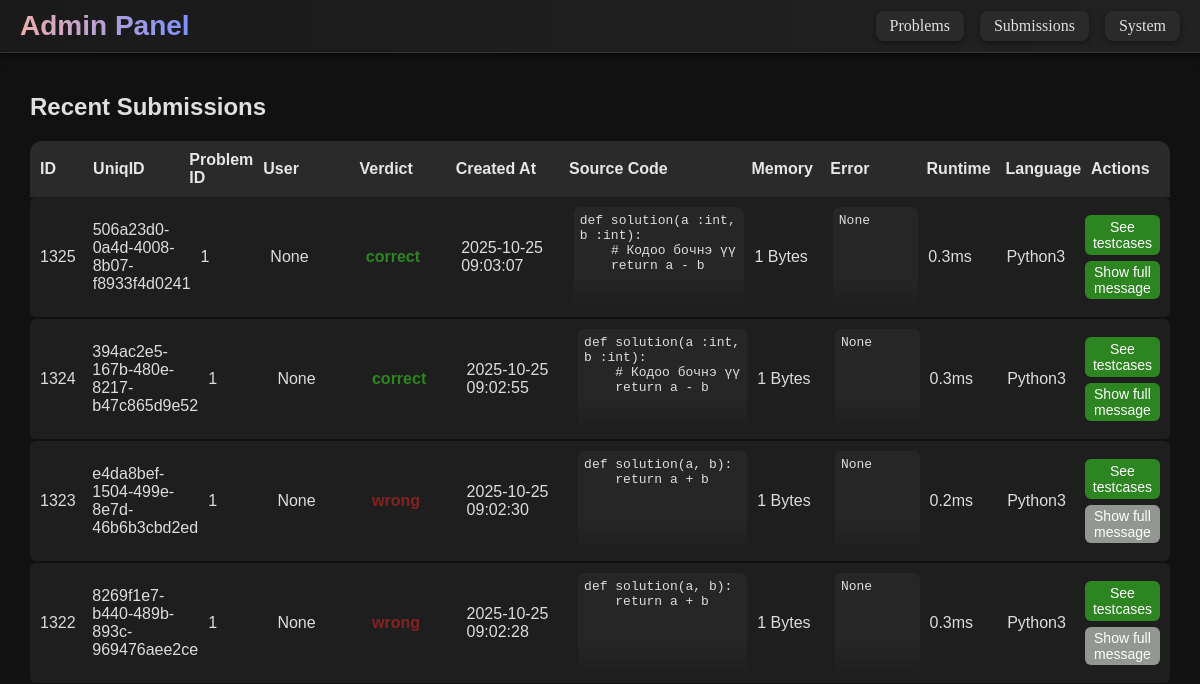
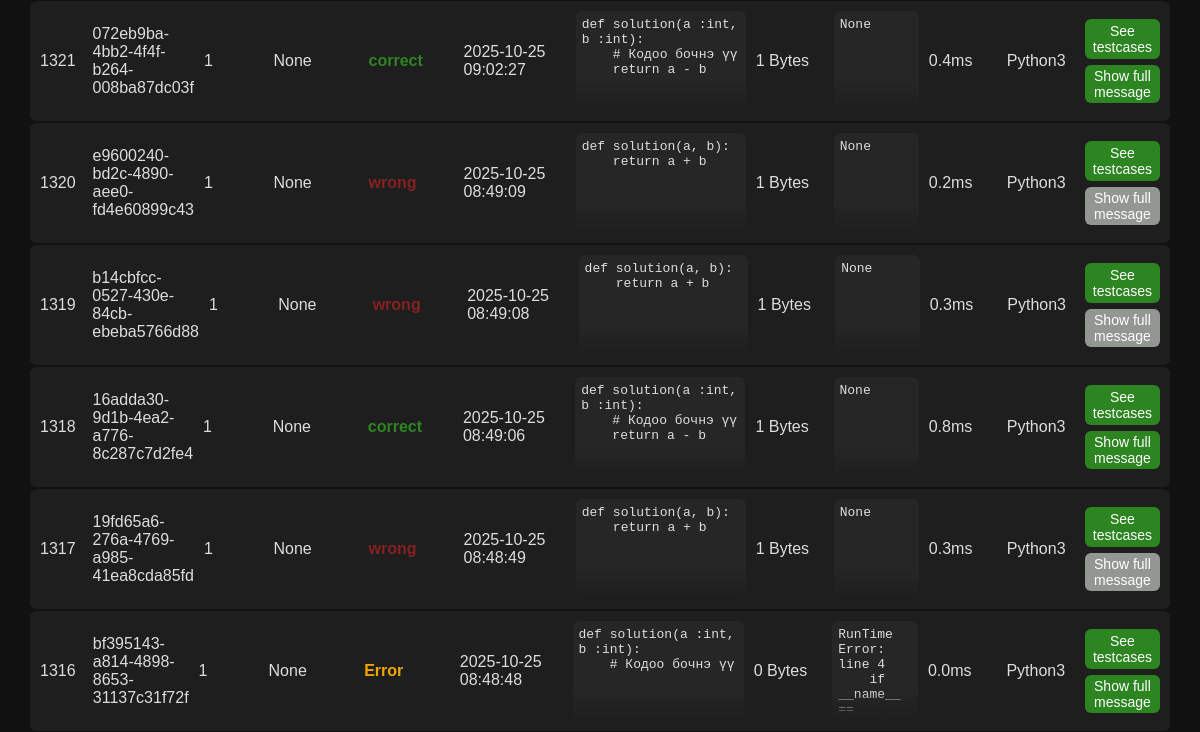
/admin/submissions (upper part), run on an earlier commit of the app's database (2 pictures, top to bottom).
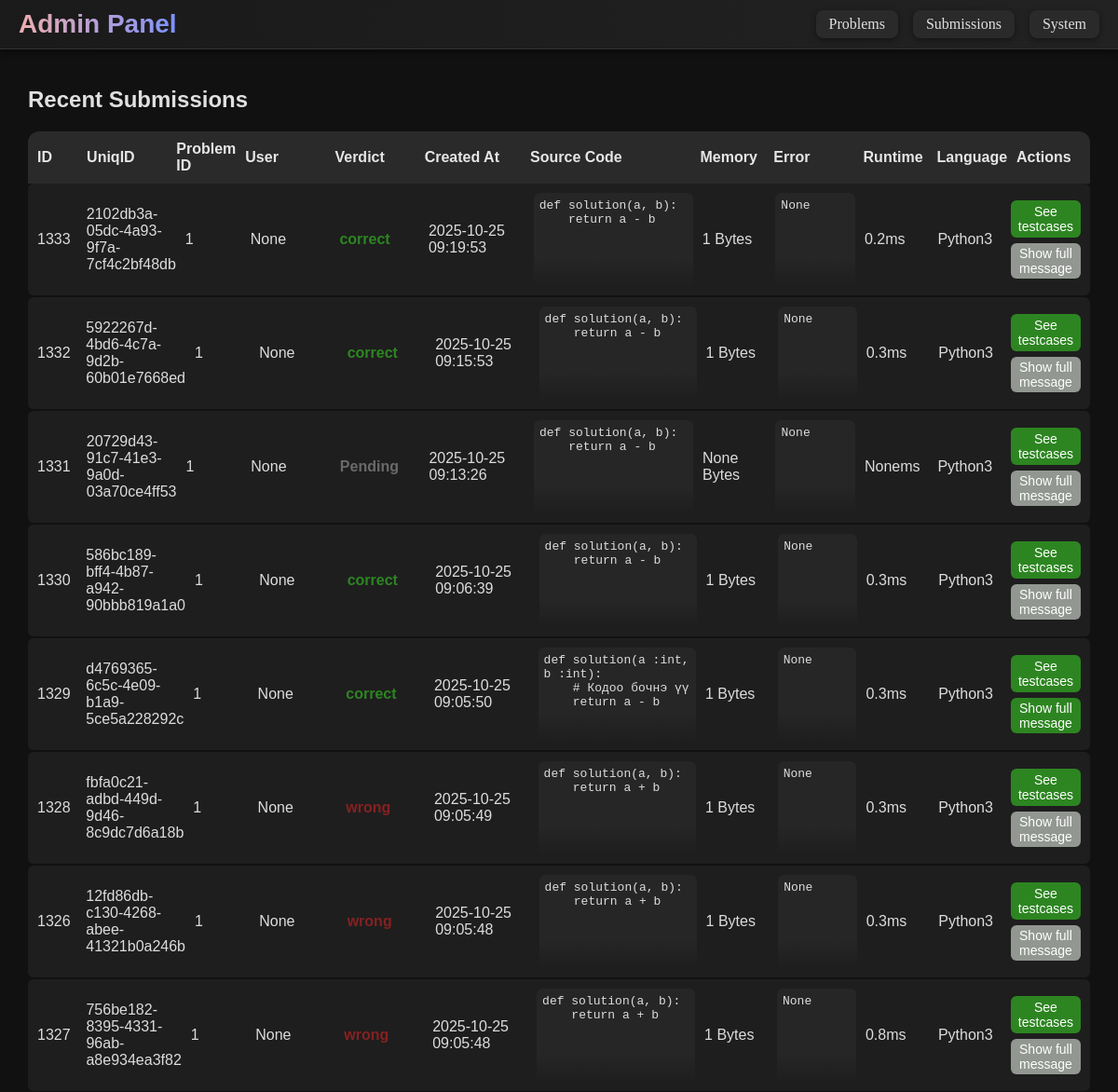
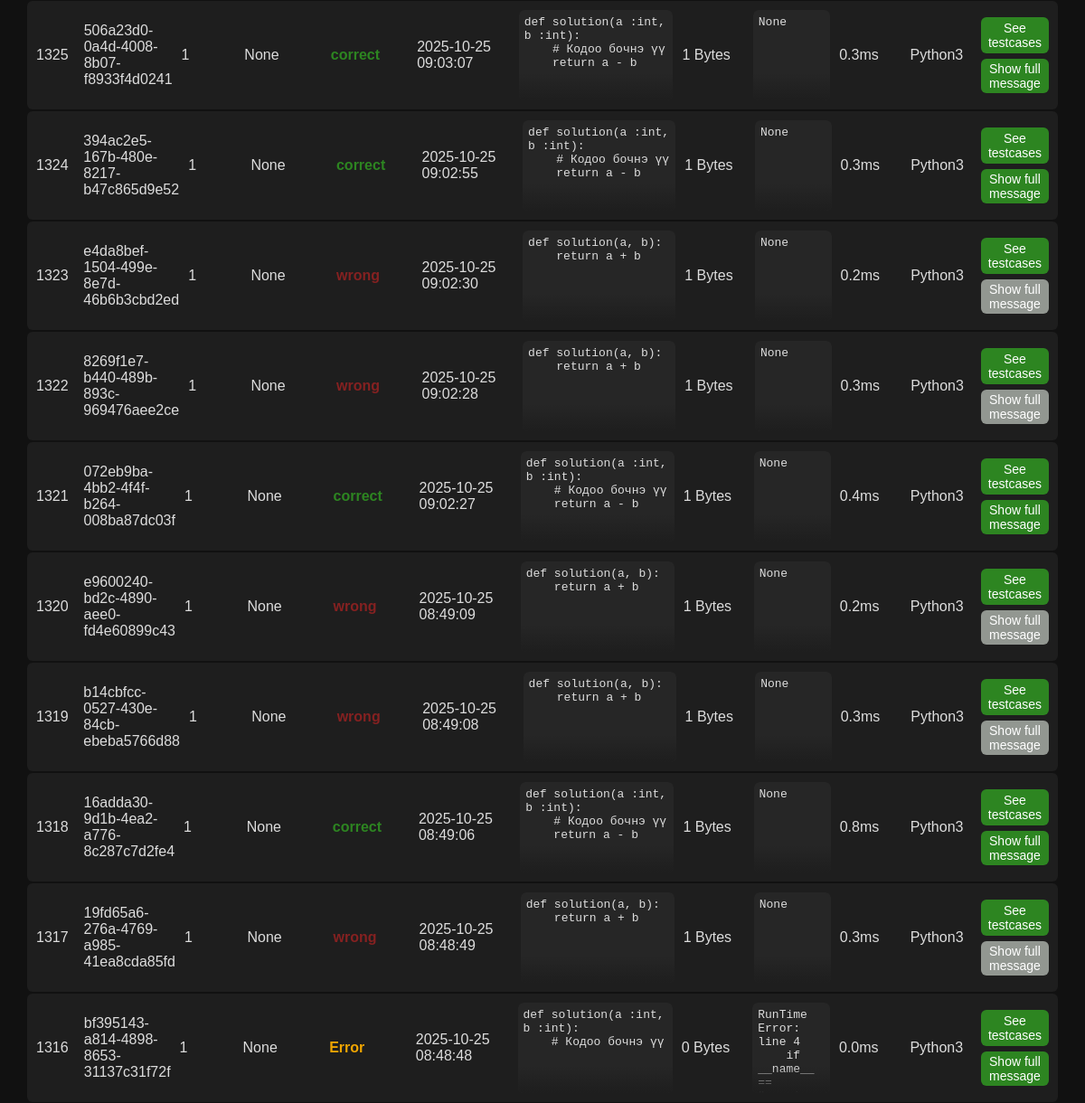
And on a later commit of the database (2 pictures, top to bottom).
### tables this page shows
CREATE TABLE submissions (subID INTEGER PRIMARY KEY AUTOINCREMENT, code TEXT NOT NULL, runtime FLOAT, memory INT, subTime TIMESTAMP DEFAULT CURRENT_TIMESTAMP, status VARCHAR(50) DEFAULT "Pending", problem_id INT NOT NULL REFERENCES problems(problem_id) ON DELETE CASCADE, language VARCHAR(50) DEFAULT "Python3", userID DEFAULT NULL, UniqID varchar(45), error TEXT default None);

### run.py (the view)
@app.route('/admin/submissions')
def adminSubmissions():
    conn = get_db_connection()
    submissions = conn.execute('SELECT * FROM submissions ORDER BY subTime DESC').fetchall()
    conn.close()
    submissions = [dict(row) for row in submissions]
    return render_template('admin/adminSub.html', submissions=submissions)

### run.py (called while the page is built)
def get_db_connection():
    conn = sqlite3.connect(DB_PATH)
    conn.row_factory = sqlite3.Row
    return conn

### templates/admin/adminSub.html (shortened to what this page needs)
{% extends "admin/admin.html" %}
{% block content %}
<div id="submission-container">
    <h2>Recent Submissions</h2>
    <div id="submission-header">
        <div class="sub-ID">ID</div>
        <div class="sub-uniq">UniqID</div>
        <div class="sub-prob">Problem ID</div>
        <div class="sub-user">User</div>
        <div class="sub-verdict">Verdict</div>
        <div class="sub-time">Created At</div>
        <div class="sub-code">Source Code</div>
        <div class="sub-memory">Memory</div>
        <div class="sub-error">Error</div>
        <div class="sub-runtime">Runtime</div>
        <div class="sub-lang">Language</div>
        <div class="sub-tc">Actions</div>
    </div>
    {% for s in submissions %}
    <div class="submission-row" id="row-{{ s.subID }}">
        <div class="sub-ID">{{ s.subID }}</div>
        <div class="sub-uniq">{{ s.UniqID }}</div>
        <div class="sub-prob">{{ s.problem_id }}</div>
        <div class="sub-user">{{ s.userID }}</div>
        <div class="sub-verdict verdict-{{ s.status|lower|replace(' ', '-') }}">{{ s.status }}</div>
        <div class="sub-time">{{ s.subTime }}</div>
        <div class="sub-code">
            <pre>{{ s.code }}</pre>
        </div>
        <div class="sub-memory">{{ s.memory }} Bytes</div>
        <div class="sub-error">
            <pre>{{ s.error }}</pre>
        </div>
        <div class="sub-runtime">{{ s.runtime }}ms</div>
        <div class="sub-lang">{{ s.language }}</div>
        <div>
            <div class="sub-tc"><a href="{{ url_for('admin_SubTC', subId=s.UniqID) }}">See testcases</a></div>
            {% if s.error|length > 10 or s.code|length > 50 %}
            <button class="expand-btn" onclick="toggleDropdown('{{ s.subID }}', this)">Show full message</button>
            {% else %}
            <button class="dis-expand-btn">Show full message</button>
            {% endif %}
        </div>
    </div>
    {% endfor %}
</div>
{% endblock %}

### templates/admin/admin.html (shortened to what this page needs)
<!DOCTYPE html>
<html lang="en">
<head>
    <link rel="stylesheet" href="{{ url_for('static', filename='style.css') }}">
</head>
<body>
    <header>
        <nav>
            <div class="title">Admin Panel</div>
            <div style="display: flex; gap: 16px;">
                <a id="navButton" href="{{ url_for('adminProblem') }}">Problems</a>
                <a id="navButton" href="{{ url_for('adminSubmissions') }}">Submissions</a>
                <a id="navButton" href="{{ url_for('adminSystem') }}">System</a>
            </div>
        </nav>
    </header>
    <main>
        {% block content %}{% endblock %}
    </main>
</body>
</html>

### templates/admin/adminSub.html (style rules this page uses)
#submission-container { max-width: 95%; margin: 20px auto; font-family: 'Lucida Sans', sans-serif; overflow-x: auto; }
#submission-header { display: grid; grid-template-columns: 0.5fr 1fr 0.7fr 1fr 1fr 1.2fr 2fr 0.8fr 1fr 0.8fr 0.8fr 0.8fr; align-items: center; padding: 10px; gap: 10px; background-color: #2a2a2a; color: #e6e6e6; font-weight: bold; border-radius: 12px 12px 0 0; }
.submission-row { display: grid; grid-template-columns: 0.5fr 1fr 0.7fr 1fr 1fr 1.2fr 2fr 0.8fr 1fr 0.8fr 0.8fr 0.8fr; gap: 10px; background-color: #1e1e1e; color: #ddd; margin-bottom: 2px; border-radius: 6px; padding: 10px; transition: all 0.3s ease; align-items: center; }
.submission-row .sub-code, .submission-row .sub-error { position: relative; max-height: 100px; overflow: hidden; border-radius: 6px; }
.submission-row .sub-code pre, .submission-row .sub-error pre { margin: 0; font-size: 13px; background-color: #262626; padding: 6px; border-radius: 6px; overflow-x: auto; white-space: pre-wrap; word-break: break-word; height: 99999px; }
.submission-row .sub-code::after, .submission-row .sub-error::after { content: ''; position: absolute; bottom: 0; left: 0; width: 100%; height: 30px; background: linear-gradient(to bottom, rgba(30, 30, 30, 0) 0%, rgba(30, 30, 30, 1) 100%); pointer-events: none; }
.verdict-correct { color: #2d8521; font-weight: bold; }
.verdict-wrong { color: #852121; font-weight: bold; }
.verdict-error { color: #f0a500; font-weight: bold; }
.verdict-pending { color: #696a69; font-weight: bold; }
.sub-tc a { background-color: #2d8521; color: #fff; padding: 4px 8px; border-radius: 6px; text-decoration: none; font-size: 14px; display: inline-block; text-align: center; }
.expand-btn { background-color: #2d8521; color: #fff; border: none; border-radius: 6px; padding: 3px 8px; font-size: 14px; cursor: pointer; grid-column: 1 / -1; margin-top: 6px; }
.dis-expand-btn { background-color: #929791; color: #fff; border: none; border-radius: 6px; padding: 3px 8px; font-size: 14px; cursor: pointer; grid-column: 1 / -1; margin-top: 6px; }

### templates/admin/admin.html (style rules this page uses)
body { background-color: #111111; color: #e0e0e0; margin: 0; }
a { text-decoration: none !important; }
header { background: linear-gradient(90deg, #1a1a1a, #222222); padding: 10px 20px; border-bottom: 1px solid #333; box-shadow: 0 2px 8px rgba(0, 0, 0, 0.6); position: sticky; top: 0; z-index: 100; }
nav { display: flex; justify-content: space-between; align-items: center; }
nav .title { font-size: 28px; font-weight: bold; background: linear-gradient(90deg, #edaeae, #7d91ff); -webkit-background-clip: text; -webkit-text-fill-color: transparent; font-family: 'Lucida Sans', 'Lucida Sans Regular', 'Lucida Grande', 'Lucida Sans Unicode', Geneva, Verdana, sans-serif; }
#navButton { color: #e0e0e0; background-color: #2a2a2a; border: none; border-radius: 8px; padding: 6px 14px; transition: all 0.3s ease; font-weight: 500; font-size: 16px; box-shadow: 0 2px 6px rgba(0, 0, 0, 0.4); }

What changed in the data, as far as the page shows it:
added submissions: subID "1333", UniqID "2102db3a-05dc-4a93-9f7a-7cf4c2bf48db", problem_id "1", userID "None", status "correct", subTime "2025-10-25 09:19:53", code "def solution(a, b): return a - b", memory "1", error "None", runtime "0.2", language "Python3", shows "Show full message"
added submissions: subID "1332", UniqID "5922267d-4bd6-4c7a-9d2b-60b01e7668ed", problem_id "1", userID "None", status "correct", subTime "2025-10-25 09:15:53", code "def solution(a, b): return a - b", memory "1", error "None", runtime "0.3", language "Python3", shows "Show full message"
added submissions: subID "1331", UniqID "20729d43-91c7-41e3-9a0d-03a70ce4ff53", problem_id "1", userID "None", status "Pending", subTime "2025-10-25 09:13:26", code "def solution(a, b): return a - b", memory "None", error "None", runtime "None", language "Python3", shows "Show full message"
added submissions: subID "1330", UniqID "586bc189-bff4-4b87-a942-90bbb819a1a0", problem_id "1", userID "None", status "correct", subTime "2025-10-25 09:06:39", code "def solution(a, b): return a - b", memory "1", error "None", runtime "0.3", language "Python3", shows "Show full message"
added submissions: subID "1329", UniqID "d4769365-6c5c-4e09-b1a9-5ce5a228292c", problem_id "1", userID "None", status "correct", subTime "2025-10-25 09:05:50", code "def solution(a :int, b :int): # Кодоо бочнэ үү return a - b", memory "1", error "None", runtime "0.3", language "Python3"
added submissions: subID "1328", UniqID "fbfa0c21-adbd-449d-9d46-8c9dc7d6a18b", problem_id "1", userID "None", status "wrong", subTime "2025-10-25 09:05:49", code "def solution(a, b): return a + b", memory "1", error "None", runtime "0.3", language "Python3", shows "Show full message"
added submissions: subID "1326", UniqID "12fd86db-c130-4268-abee-41321b0a246b", problem_id "1", userID "None", status "wrong", subTime "2025-10-25 09:05:48", code "def solution(a, b): return a + b", memory "1", error "None", runtime "0.3", language "Python3", shows "Show full message"
added submissions: subID "1327", UniqID "756be182-8395-4331-96ab-a8e934ea3f82", problem_id "1", userID "None", status "wrong", subTime "2025-10-25 09:05:48", code "def solution(a, b): return a + b", memory "1", error "None", runtime "0.8", language "Python3", shows "Show full message"
